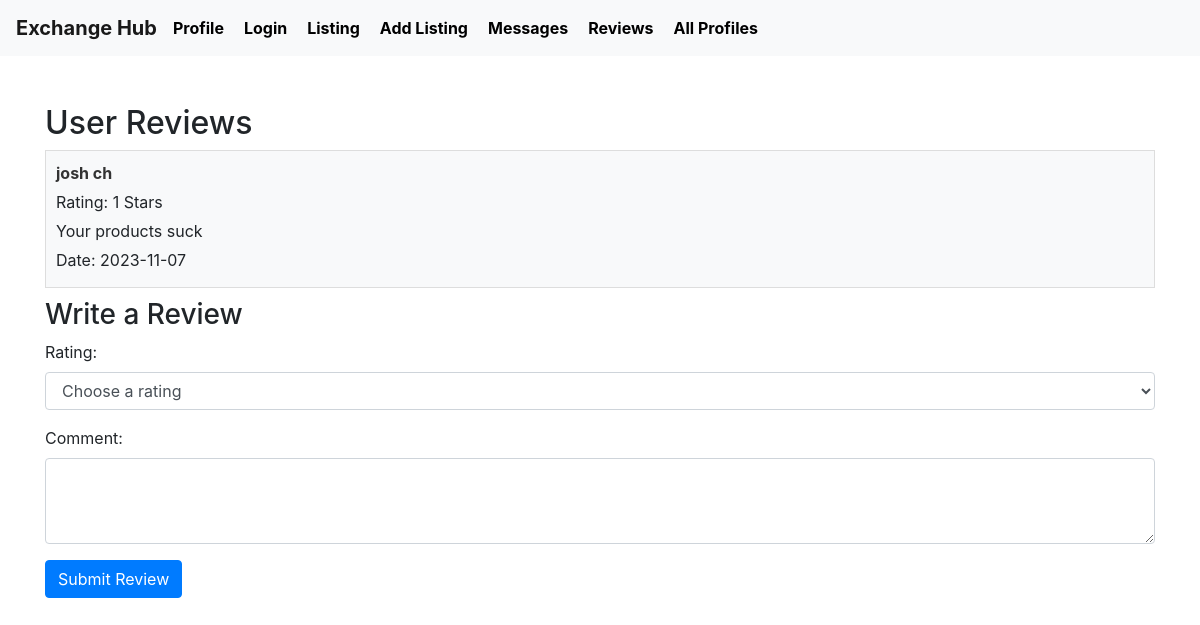
Page /user_reviews/1 on the earlier database version.
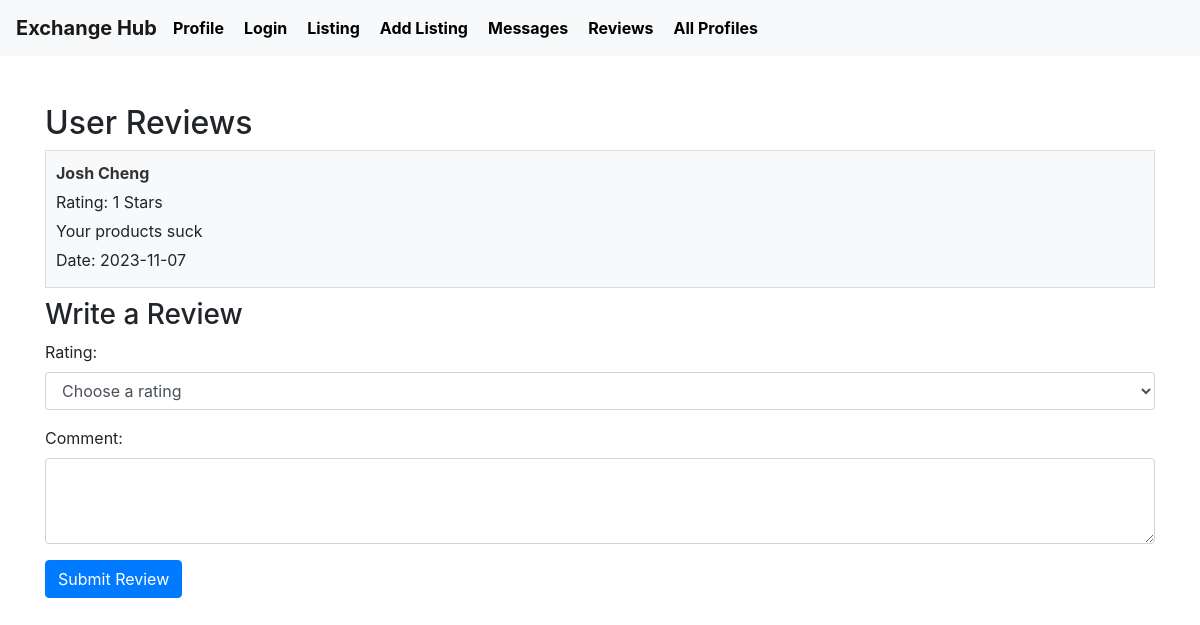
Same page on the later database version.
### tables this page shows
CREATE TABLE Review (
    reviewID INTEGER PRIMARY KEY AUTOINCREMENT,
    reviewerID INTEGER,
    reviewedUserID INTEGER,
    rating INTEGER NOT NULL,
    comment TEXT,
    datePosted DATE NOT NULL,
    FOREIGN KEY (reviewerID) REFERENCES User(userID),
    FOREIGN KEY (reviewedUserID) REFERENCES User(userID)
);

CREATE TABLE User (
    userID INTEGER PRIMARY KEY AUTOINCREMENT,
    firstName TEXT NOT NULL,
    lastName TEXT NOT NULL,
    email TEXT UNIQUE NOT NULL,
    hashedPassword TEXT NOT NULL,
    profileImage TEXT,
    location TEXT NOT NULL,
    joinDate DATE NOT NULL,
    lastLogin DATE NOT NULL
);

### app.py (the view)
@app.route('/user_reviews/<int:user_id>')
def user_reviews(user_id):
    conn = sqlite3.connect('database.db')
    conn.row_factory = sqlite3.Row
    cursor = conn.cursor()
    cursor.execute("""
        SELECT r.*, u.firstName, u.lastName FROM Review r
        JOIN User u ON r.reviewerID = u.userID
        WHERE r.reviewedUserID = ?
    """, (user_id,))
    reviews = cursor.fetchall()
    conn.close()
    return render_template('user_reviews.html', reviews=reviews)

### templates/user_reviews.html (shortened to what this page needs)
{% extends 'layout.html' %}
{% block content %}
    <h2>User Reviews</h2>
    <div class="reviews-container">
        {% for review in reviews %}
            <div class="review">
                <strong>{{ review.firstName }} {{ review.lastName }}</strong>
                <p>Rating: {{ review.rating }} Stars</p>
                <p>{{ review.comment }}</p>
                <p>Date: {{ review.datePosted }}</p>
            </div>
        {% endfor %}
    </div>
    <h3>Write a Review</h3>
    <form method="post" action="{{ url_for('submit_review') }}">
        <div class="form-group">
            <label for="rating">Rating:</label>
            <select name="rating" id="rating" class="form-control" required>
                <option value="">Choose a rating</option>
            </select>
        </div>
        <div class="form-group">
            <label for="comment">Comment:</label>
            <textarea name="comment" id="comment" class="form-control" rows="3" required></textarea>
        </div>
        <button type="submit" class="btn btn-primary">Submit Review</button>
    </form>
{% endblock %}

Differences in the rows shown:
changed through a linked row, Review "Your products suck": firstName "josh" → "Josh"; lastName "ch" → "Cheng"
